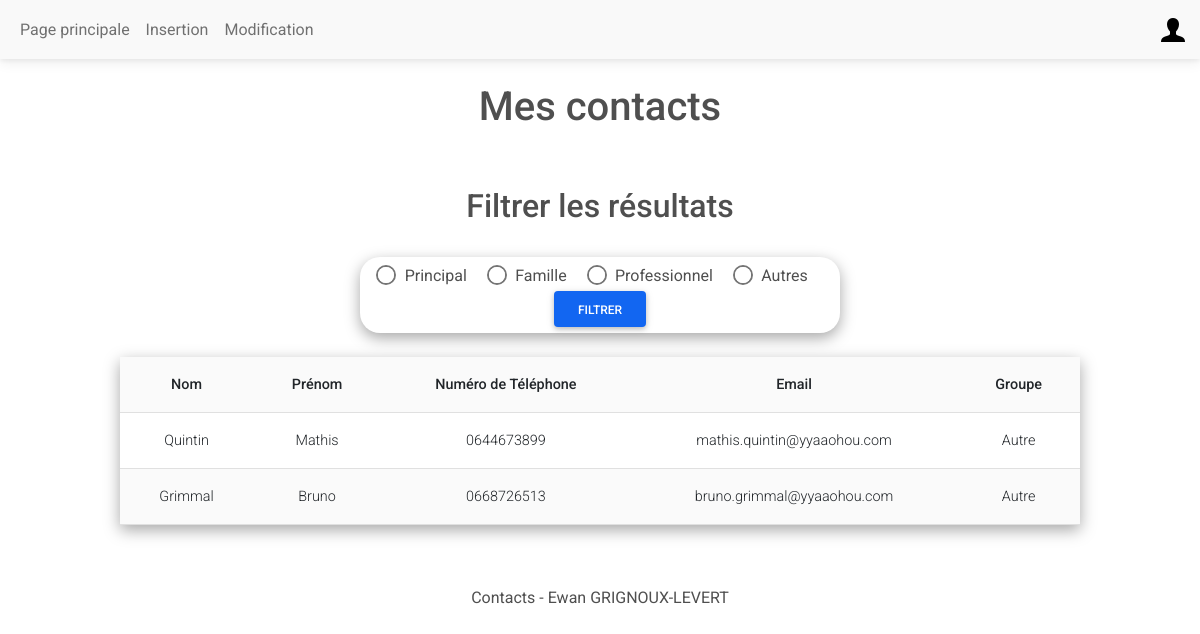
/index.php?inlineRadioOptions=Autre (signed in), run on the app's committed database.
### tables this page shows
CREATE TABLE "Coordonnees" (
	"id"	INTEGER,
	"nom"	VARCHAR(30) NOT NULL,
	"prenom"	VARCHAR(30) NOT NULL,
	"phoneNumber"	VARCHAR(10),
	"email"	VARCHAR(40) CHECK("email" LIKE '%@%'),
	"idUsers"	INTEGER NOT NULL,
	"groups"	VARCHAR(10) NOT NULL CHECK("groups" IN ('Principal', 'Travail', 'Famille', 'Autre')),
	FOREIGN KEY("idUsers") REFERENCES "Users"("id") ON UPDATE CASCADE ON DELETE CASCADE,
	PRIMARY KEY("id" AUTOINCREMENT)
);

### index.php (the view, shortened to what this page needs)
<!DOCTYPE html>
<html lang="fr">
    <head>
        <link href="http://localhost/WEB2/IUT-Projet-WEB/style.css" rel="stylesheet" type="text/css">
        <link rel="stylesheet" href="https://cdnjs.cloudflare.com/ajax/libs/font-awesome/6.0.0/css/all.min.css%22/%3E">
        <link rel="stylesheet" href="css/mdb.min.css" />
    </head>
    <body>
        <nav class="navbar navbar-expand-lg navbar-light bg-light">
            <div class="container-fluid">
                <div class="collapse navbar-collapse" id="navbarSupportedContent">
                    <ul class="navbar-nav me-auto mb-2 mb-lg-0">
                        <li class="nav-item">
                        <a class="nav-link" href="index.php">Page principale</a>
                        </li>
                        <?php
                            if(isset($_SESSION) && $_SESSION['status']=='admin'){
                                echo '<li class="nav-item">';
                                echo '<a class="nav-link" href="insertion.php">Insertion</a>';
                                echo '</li>';
                                echo '<li class="nav-item">';
                                echo '<a class="nav-link" href="modification.php">Modification</a>';
                                echo '</li>';
                            }
                        ?>
                    </ul>
                </div>
                <div class="dropdown">
                    <a class="dropdown-toggle d-flex align-items-center hidden-arrow" href="#" id="navbarDropdownMenuAvatar" role="button" data-mdb-toggle="dropdown" aria-expanded="false">
                        <img src="img/user.png" alt="user icon" loading="lazy">
                    </a>
                </div>
            </div>
        </nav>
        <h1>Mes contacts</h1>
        <section>
            <h2>Filtrer les résultats</h2>
            <form id="ind_form" action="#" method="GET">
                <div class="form-check form-check-inline">
                    <input class="form-check-input" type="radio" name="inlineRadioOptions" id="inlineRadio1" value="Principal" />
                    <label class="form-check-label" for="inlineRadio1">Principal</label>
                </div>
                <div class="form-check form-check-inline">
                    <input class="form-check-input" type="radio" name="inlineRadioOptions" id="inlineRadio2" value="Famille" />
                    <label class="form-check-label" for="inlineRadio1">Famille</label>
                </div>
                <div class="form-check form-check-inline">
                    <input class="form-check-input" type="radio" name="inlineRadioOptions" id="inlineRadio3" value="Professionnel" />
                    <label class="form-check-label" for="inlineRadio1">Professionnel</label>
                </div>
                <div class="form-check form-check-inline">
                    <input class="form-check-input" type="radio" name="inlineRadioOptions" id="inlineRadio4" value="Autres" />
                    <label class="form-check-label" for="inlineRadio1">Autres</label>
                </div>
                <input type="submit" class="btn btn-primary" id="ind_button" value='Filtrer'>
            </form>
        </section>
        <?php
        $madb = new PDO('sqlite:'.$_SERVER["DOCUMENT_ROOT"]."/WEB2/IUT-Projet-WEB/DB/database.sqlite") ;
        if (!empty($_GET)){
            $groups_filtre= $madb->quote($_GET["inlineRadioOptions"]);
            $query = 'SELECT * FROM Coordonnees WHERE idUsers LIKE '.$_SESSION["id"].' AND groups LIKE '.$groups_filtre.';';
            $result = $madb->query($query);
            $tb = "
                <tr>
                <th scope='col'>Nom</th>
                <th scope='col'>Prénom</th>
                <th scope='col'>Numéro de Téléphone</th>
                <th scope='col'>Email</th>
                <th scope='col'>Groupe</th>
                </tr>
                <tr>
            ";
            while ($row = $result->fetch(PDO::FETCH_ASSOC)) {
                $nom = $row["nom"];
                $prenom = $row["prenom"];
                $phone = $row["phoneNumber"];
                $mail = $row["email"];
                $groups = $row["groups"];
                $tb .= "<td> $nom </td>";
                $tb .= "<td> $prenom </td>";
                $tb .= "<td> $phone </td>";
                $tb .= "<td> $mail </td>";
                $tb .= "<td> $groups </td>";
                $tb .= "</tr>";
            }
        }
        echo "<div table-responsive>
            <table class='table table-striped ' id='index_tab'>
            $tb
            </table>";
        ?>
        <footer>
            <p>Contacts - Ewan GRIGNOUX-LEVERT</p>
        </footer>
    </body>
</html>

### style.css (style rules this page uses)
h1, h2 { text-align: center; padding: 2%; }
body { position: relative; margin: 0; padding: 0; min-height: 100%; width: 100%; }
#ind_form { text-align: center; padding: 0.5%; margin-left: 30%; margin-bottom: 2%; width : 40%; box-shadow: rgba(0, 0, 0, 0.35) 0px 5px 15px; border-radius: 20px; }
#index_tab { width: 80%; margin-left: 10%; box-shadow: rgba(0, 0, 0, 0.35) 0px 5px 15px; text-align: center; }
footer { margin-top: 5%; margin-bottom: 0%; width: 100%; text-align: center; }

### data on the page
coordonnees: nom "Quintin", prenom "Mathis", phoneNumber "0644673899", email "mathis.quintin@yyaaohou.com", groups "Autre"
coordonnees: nom "Grimmal", prenom "Bruno", phoneNumber "0668726513", email "bruno.grimmal@yyaaohou.com", groups "Autre"
